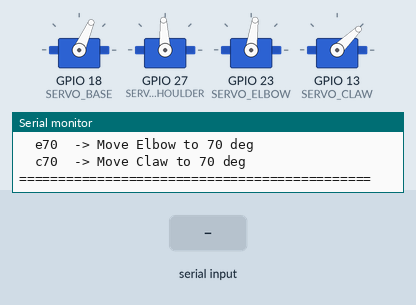
Recording of a sketch running on a simulated ESP32. Shown: 4 × servo, the last lines printed to the serial monitor. The test bench sets the inputs (shaded band). Servo pulses on a pin are drawn as a servo (544–2400 µs = 0–180°).

Above: at 1.2 s.
1.3 s: "E\n" received over Serial
At 3.6 s:
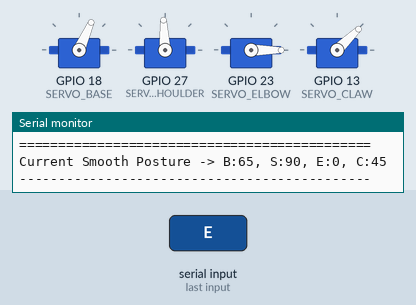
4.3 s: "c\n" received over Serial
At 6.5 s:
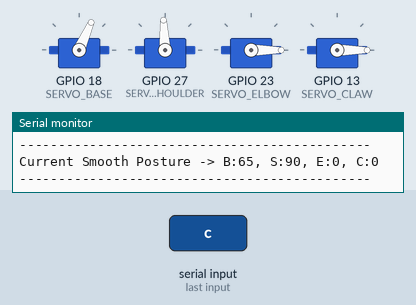
7.3 s: "b90\n" received over Serial
At 8.3 s:
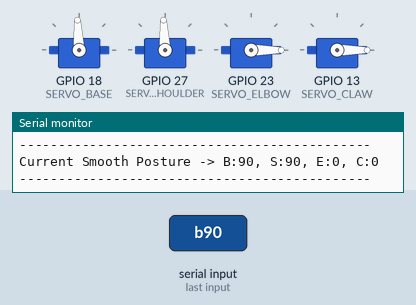
9.4 s: "b 45\n" received over Serial
At 10.7 s:
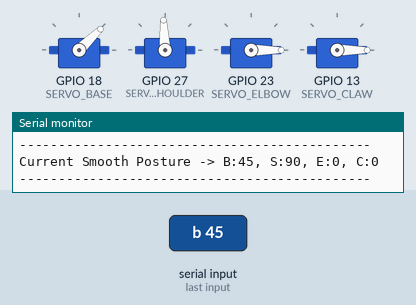
11.5 s: "s 45\n" received over Serial
At 13.3 s:
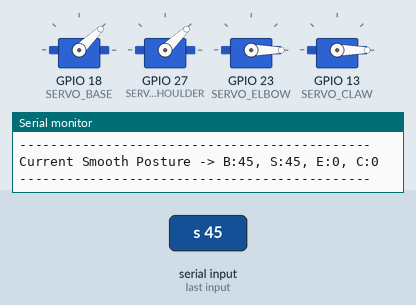
13.6 s: "B90\n" received over Serial
At 15.1 s:
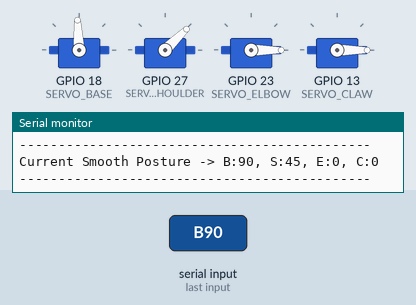
Timing chart, 0 to 16.6 s (numbered marks = the images above; inputs shaded):
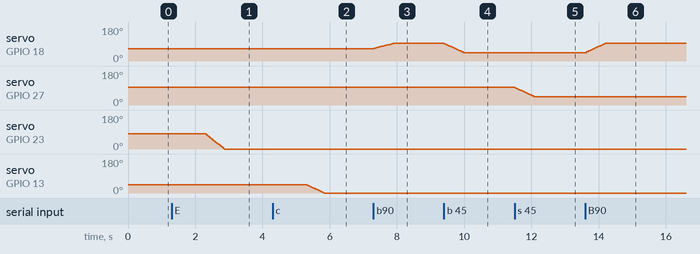

The sketch:

Manual.ino
```cpp
#include <Arduino.h>

// ================= 1. Hardware Pin Allocation =================
// Assigning ESP32 GPIO pins to each servo.
const int SERVO_BASE = 18;      // Base rotation (B)
const int SERVO_SHOULDER = 27;  // Primary vertical lift / Shoulder (S)
const int SERVO_ELBOW = 23;     // Secondary forward extension / Elbow (E)
const int SERVO_CLAW = 13;      // End effector / Claw (C)

// Standard Servo specifications: 50Hz frequency (20ms period)
const int PWM_FREQ = 50;
// Using 16-bit resolution (0-65535) for ultra-precise angle control
const int PWM_RESOLUTION = 16;

// ================= 2. Current State Tracking =================
// We use 'float' instead of 'int' here. This is crucial for the smooth
// interpolation algorithm, allowing the joints to take tiny fractional steps.
float currentB = 65.0;  // Base centered
float currentS = 90.0;  // Shoulder neutral
float currentE = 80.0;  // Elbow tucked
float currentC = 45.0;  // Claw safely opened

// ================= 3. Low-Level Hardware Drivers =================
/**
 * Converts a target angle (0-180) into an ESP32 16-bit PWM duty cycle.
 * For a standard 50Hz servo:
 * - 0 degrees   ~ 0.5ms pulse ~ 2.5% duty cycle  -> ~1638 (out of 65535)
 * - 180 degrees ~ 2.5ms pulse ~ 12.5% duty cycle -> ~8192 (out of 65535)
 */
uint32_t angleToDuty(float angle) {
    // Hardware protection limit to prevent stripping gears
    if (angle < 0.0f) angle = 0.0f;
    if (angle > 180.0f) angle = 180.0f;

    float minDuty = 1638.0f;
    float maxDuty = 8192.0f;
    return (uint32_t)(minDuty + (angle / 180.0f) * (maxDuty - minDuty));
}

// Wrapper function to write the mapped duty cycle to the GPIO pin
void setServoAngle(int pin, float angle) {
    ledcWrite(pin, angleToDuty(angle));
}

// ================= 4. Core Algorithm: Single-Axis Smooth Motion =================
/**
 * Moves a SINGLE joint smoothly from its current position to the target.
 * Used for manual debugging to prevent the arm from jerking when receiving commands.
 *
 * @param pin The servo pin to move
 * @param currentAngle Reference to the state variable being updated
 * @param targetAngle The desired end angle
 * @param steps Resolution of the movement (higher = smoother)
 * @param waitTime Delay between steps in ms (higher = slower movement)
 */
void moveJointSmooth(int pin, float &currentAngle, float targetAngle, int steps = 40, int waitTime = 15) {
    // Calculate the size of each micro-step
    float stepSize = (targetAngle - currentAngle) / steps;

    // Execute the interpolated movement step-by-step
    for (int i = 1; i <= steps; i++) {
        setServoAngle(pin, currentAngle + stepSize * i);
        delay(waitTime); // Controls the speed of the motion
    }

    // Update the global state variable to the exact target angle once finished
    currentAngle = targetAngle;
}

// ================= 5. System Initialization =================
void setup() {
    // Start serial communication at 115200 baud for fast terminal response
    Serial.begin(115200);

    // Attach the ESP32 native LEDC (hardware PWM) to the servo pins
    ledcAttach(SERVO_BASE, PWM_FREQ, PWM_RESOLUTION);
    ledcAttach(SERVO_SHOULDER, PWM_FREQ, PWM_RESOLUTION);
    ledcAttach(SERVO_ELBOW, PWM_FREQ, PWM_RESOLUTION);
    ledcAttach(SERVO_CLAW, PWM_FREQ, PWM_RESOLUTION);

    // Boot Sequence: Instantly lock the arm to the predefined safe posture
    setServoAngle(SERVO_BASE, currentB);
    setServoAngle(SERVO_SHOULDER, currentS);
    setServoAngle(SERVO_ELBOW, currentE);
    setServoAngle(SERVO_CLAW, currentC);

    // Print the instruction manual to the Serial Monitor
    Serial.println("\n=============================================");
    Serial.println("Smooth Calibration Console Started");
    Serial.println("Enter commands to fine-tune joints. Format: [Joint Letter][Angle]");
    Serial.println("Examples:");
    Serial.println("  b65  -> Move Base to 65 deg");
    Serial.println("  s100 -> Move Shoulder to 100 deg");
    Serial.println("  e70  -> Move Elbow to 70 deg");
    Serial.println("  c70  -> Move Claw to 70 deg");
    Serial.println("=============================================\n");
}

// ================= 6. Serial Parsing & Command Execution =================
void loop() {
    // Check if the user has typed anything into the Serial Monitor
    if (Serial.available() > 0) {
        // Read the first character (the joint identifier)
        char cmd = Serial.read();

        // Ignore stray newlines, carriage returns, or spaces
        if (cmd == '\n' || cmd == '\r' || cmd == ' ') return;

        // Read the following numbers as the target angle
        float angle = Serial.parseFloat();

        // Software bounds checking
        if (angle < 0) angle = 0;
        if (angle > 180) angle = 180;

        bool isValidCmd = true;

        // Route the command to the correct servo using the smooth motion engine
        if (cmd == 'b' || cmd == 'B') {
            moveJointSmooth(SERVO_BASE, currentB, angle);
        } else if (cmd == 's' || cmd == 'S') {
            moveJointSmooth(SERVO_SHOULDER, currentS, angle);
        } else if (cmd == 'e' || cmd == 'E') {
            moveJointSmooth(SERVO_ELBOW, currentE, angle);
        } else if (cmd == 'c' || cmd == 'C') {
            moveJointSmooth(SERVO_CLAW, currentC, angle);
        } else {
            isValidCmd = false; // Invalid character entered
        }

        // If a valid command was executed, print the PERFECT keyframe coordinates
        // This is exactly what you copy-paste into the Automatic Production Line script!
        if (isValidCmd) {
            Serial.print("Current Smooth Posture -> B:");
            Serial.print((int)currentB);
            Serial.print(", S:");
            Serial.print((int)currentS);
            Serial.print(", E:");
            Serial.print((int)currentE);
            Serial.print(", C:");
            Serial.println((int)currentC);
            Serial.println("---------------------------------------------");
        }
    }
}
```

Measured:
- after the input at 1.3 s, servo on GPIO 23 (SERVO_ELBOW): moves from 82° to 0° over 0.56 s, starting after 1.0 s
- after the input at 4.3 s, servo on GPIO 13 (SERVO_CLAW): moves from 44° to 0° over 0.54 s, starting after 1.0 s
- after the input at 7.3 s, servo on GPIO 18 (SERVO_BASE): moves from 66° to 93° over 0.57 s, starting at once
- after the input at 9.4 s, servo on GPIO 18 (SERVO_BASE): moves from 93° to 44° over 0.60 s, starting at once
- after the input at 11.5 s, servo on GPIO 27 (SERVO_SHOULDER): moves from 93° to 44° over 0.60 s, starting at once
- after the input at 13.6 s, servo on GPIO 18 (SERVO_BASE): moves from 44° to 93° over 0.60 s, starting at once
